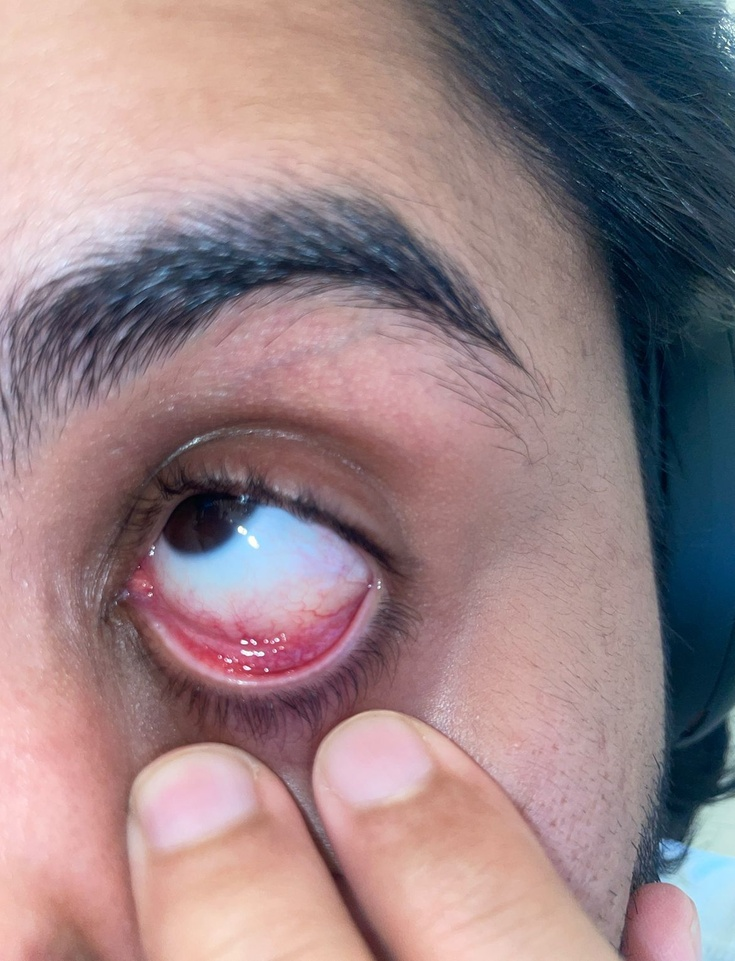
#> input picture me.jpg, 735 x 961 px, shrunk from 1170 x 1530 before the run
$ python -i main.py   (imports and definitions only)
#> lines starting #> are read from the running program, lines starting #| are printed output that depends on the picture; after the words box and inside, x2 and y2 are one past the last pixel; in counts of white or black regions, pixels touching at a corner belong together
from fastapi import FastAPI, File, UploadFile, HTTPException
from fastapi.middleware.cors import CORSMiddleware
import joblib
from PIL import Image, ImageOps
import numpy as np
import base64
import io
import cv2
# SciPy imports are now removed
from skimage import exposure, filters, morphology, measure
from skimage.morphology import skeletonize
from pathlib import Path

# --- Initialize FastAPI App ---
# [9 lines not run here, left out]

# --- CONFIG & CONSTANTS ---
HB_ESTIMATION_RUN_DIR = Path("models") / "run_20250918_192217"
HB_FEATURES = [
    "glare_frac", "R_norm_p50", "a_mean", "R_p50", "R_p10", "RG", "S_p50",
    "gray_p90", "gray_kurt", "gray_std", "gray_mean", "B_mean", "B_p10", "B_p75",
    "G_kurt", "mean_vesselness", "p90_vesselness", "skeleton_len_per_area",
    "branchpoint_density", "tortuosity_mean", "vessel_area_fraction"
]

# --- MODEL LOADING ---
# [6 lines not run here, left out]

# --- HELPER FUNCTIONS ---

# [8 lines left out: function kurtosis_numpy, not called in this run]

def exif_upright(pil_img: Image.Image) -> Image.Image:
    return ImageOps.exif_transpose(pil_img).convert("RGB")
def detect_glare_mask(rgb: np.ndarray) -> np.ndarray:
    hsv = cv2.cvtColor(rgb, cv2.COLOR_RGB2HSV).astype(np.float32)
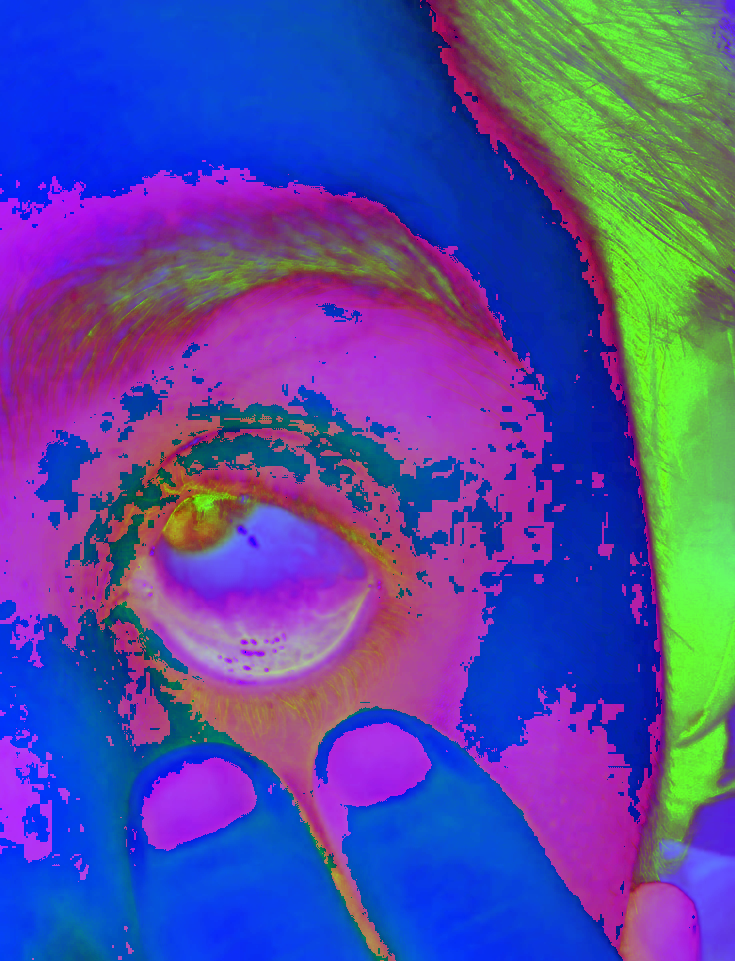
#> hsv: shape (961, 735, 3) float32; mean R, G, B 84.9, 76.7, 160.7
    S, V = hsv[..., 1] / 255.0, hsv[..., 2] / 255.0
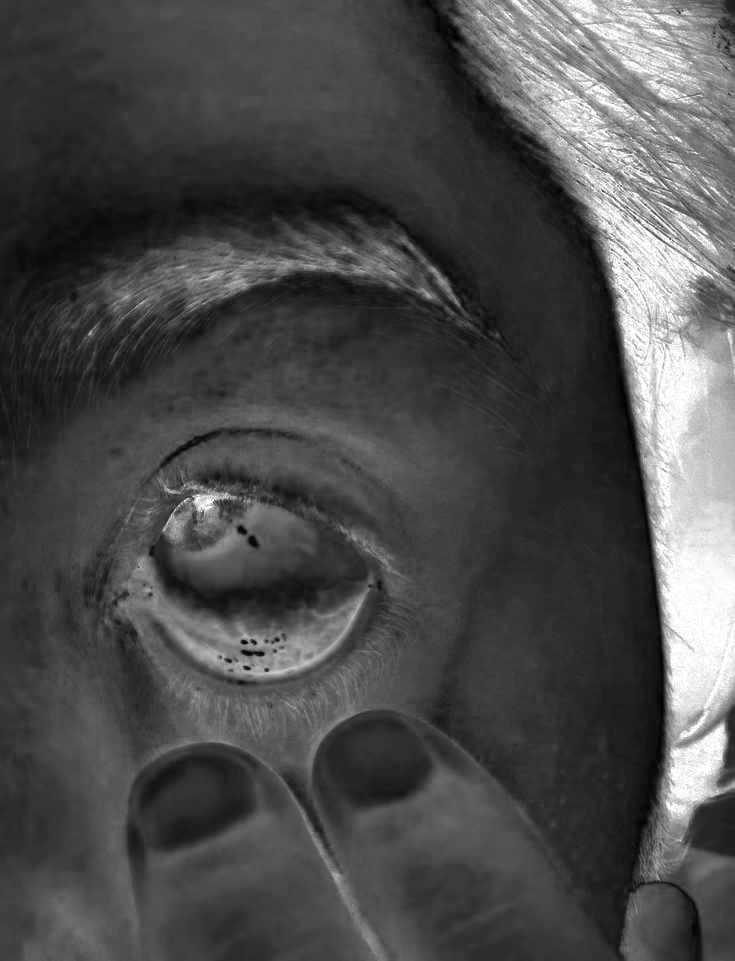
#> S: shape (961, 735) float32; min 0, max 1, mean 0.301
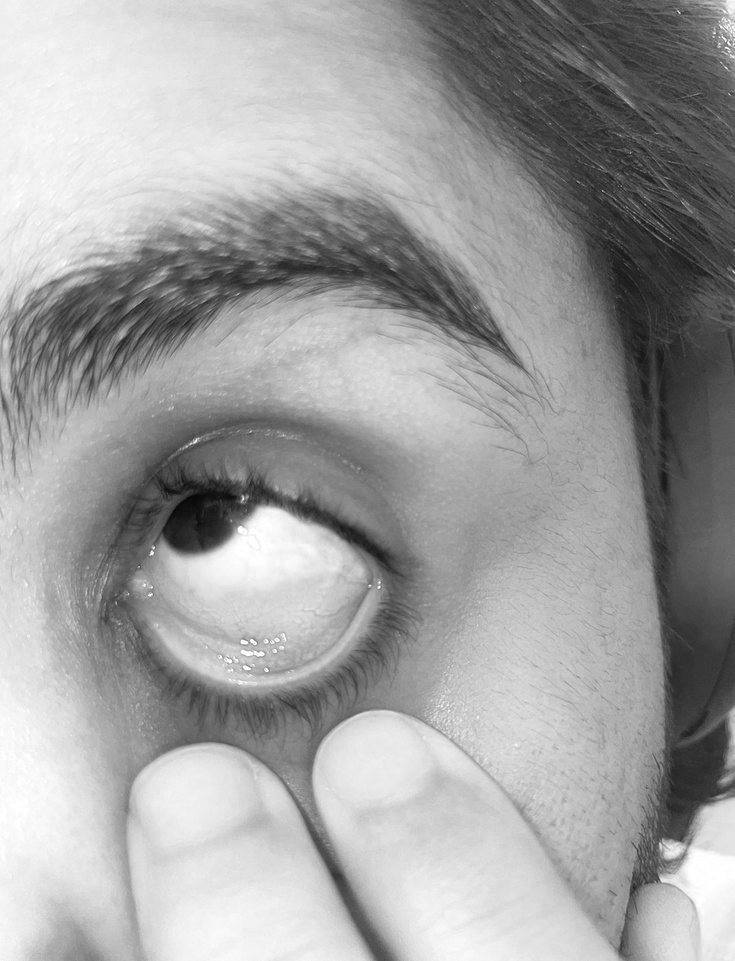
#> V: shape (961, 735) float32; min 0.0235, max 1, mean 0.63
    mask_hsv = (V > 0.90) & (S < 0.25)
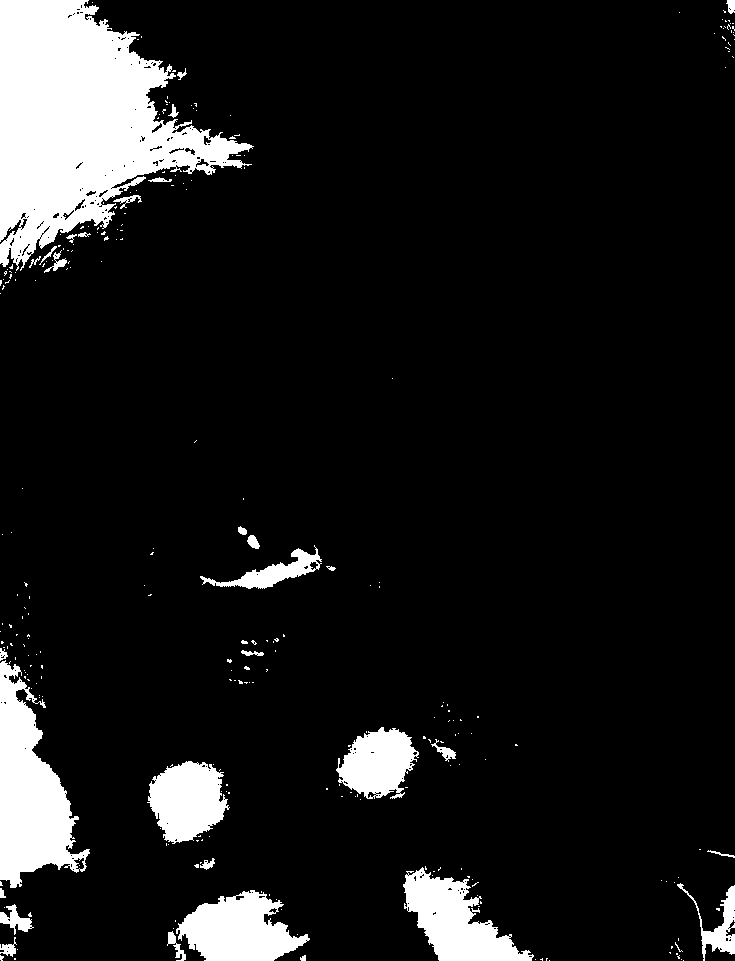
#> mask_hsv: shape (961, 735) bool; 10.2% white; 278 white regions (246 under 20 px), largest, box (x1, y1, x2, y2) and area: (0, 0, 254, 271) 35018, (0, 660, 90, 888) 10594, (403, 867, 534, 961) 6019
    gray = cv2.cvtColor(rgb, cv2.COLOR_RGB2GRAY).astype(np.float32) / 255.0
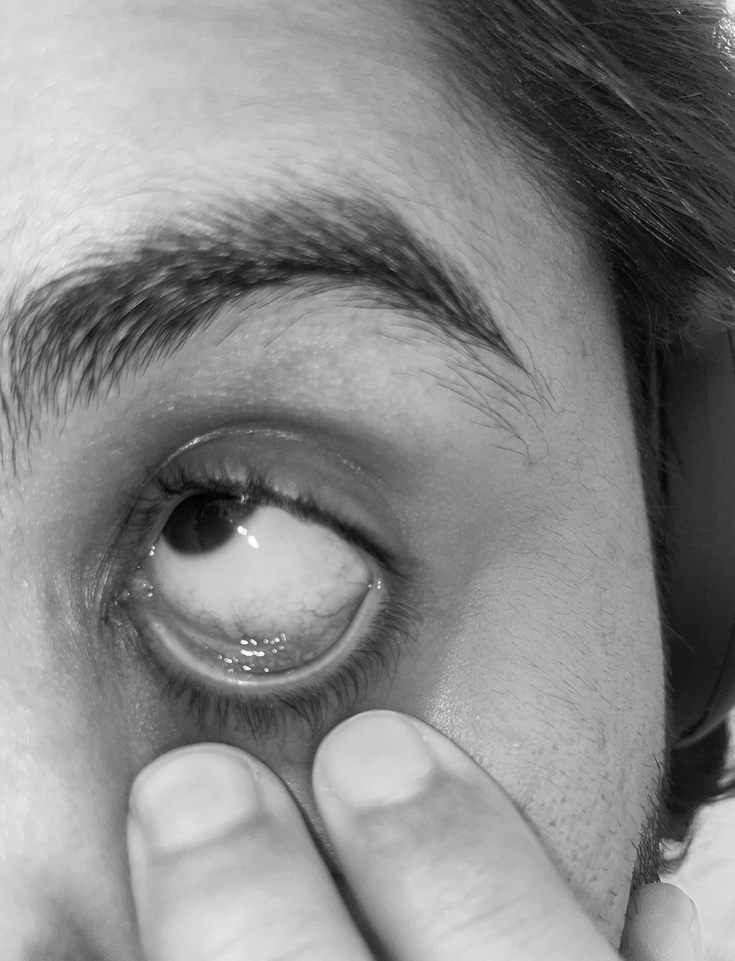
#> gray: shape (961, 735) float32; min 0.00392, max 0.996, mean 0.532
    hi = float(np.quantile(gray, 0.995))
#> hi = 0.878
    mask_gray = gray >= hi
#> mask_gray: shape (961, 735) bool; 0.62% white; 197 white regions (167 under 20 px), largest, box (x1, y1, x2, y2) and area: (40, 175, 78, 214) 625, (39, 209, 90, 244) 449, (0, 180, 29, 216) 372
    mask = cv2.morphologyEx((mask_hsv | mask_gray).astype(np.uint8), cv2.MORPH_CLOSE, np.ones((3, 3), np.uint8), iterations=1)
#> mask: shape (961, 735); values 0 (black) and 1 (white), 10.6% white; 172 white regions (146 under 20 px), largest, box (x1, y1, x2, y2) and area: (0, 0, 254, 271) 36471, (0, 646, 90, 898) 10942, (167, 890, 310, 961) 6316
    return cv2.morphologyEx(mask, cv2.MORPH_OPEN, np.ones((3, 3), np.uint8), iterations=1)
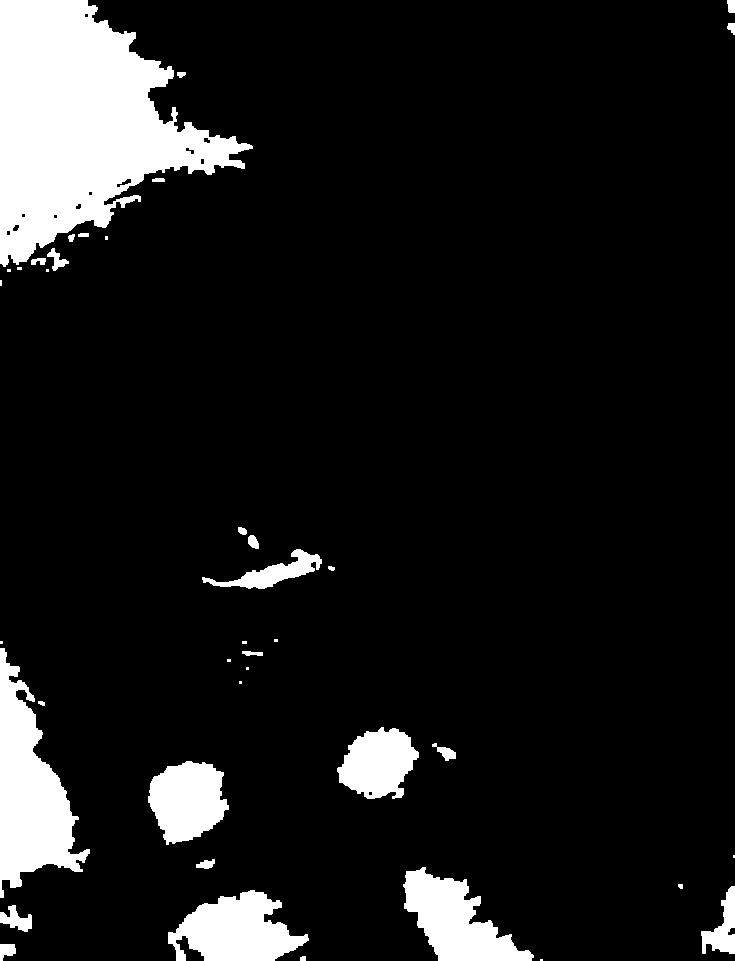
#> returned value: shape (961, 735); values 0 (black) and 1 (white), 10.4% white; 40 white regions (13 under 20 px), largest, box (x1, y1, x2, y2) and area: (0, 0, 253, 267) 36207, (0, 648, 90, 898) 10820, (168, 890, 309, 961) 6265
# [53 lines left out: functions inpaint_glare, compute_baseline_features, vascularity_features_from_conjunctiva, not called in this run]

# --- API ENDPOINT ---
# [23 lines not run here, left out]

>>> import cv2
>>> picture = cv2.cvtColor(cv2.imread('../me.jpg'), cv2.COLOR_BGR2RGB)
>>> result = detect_glare_mask(picture)
